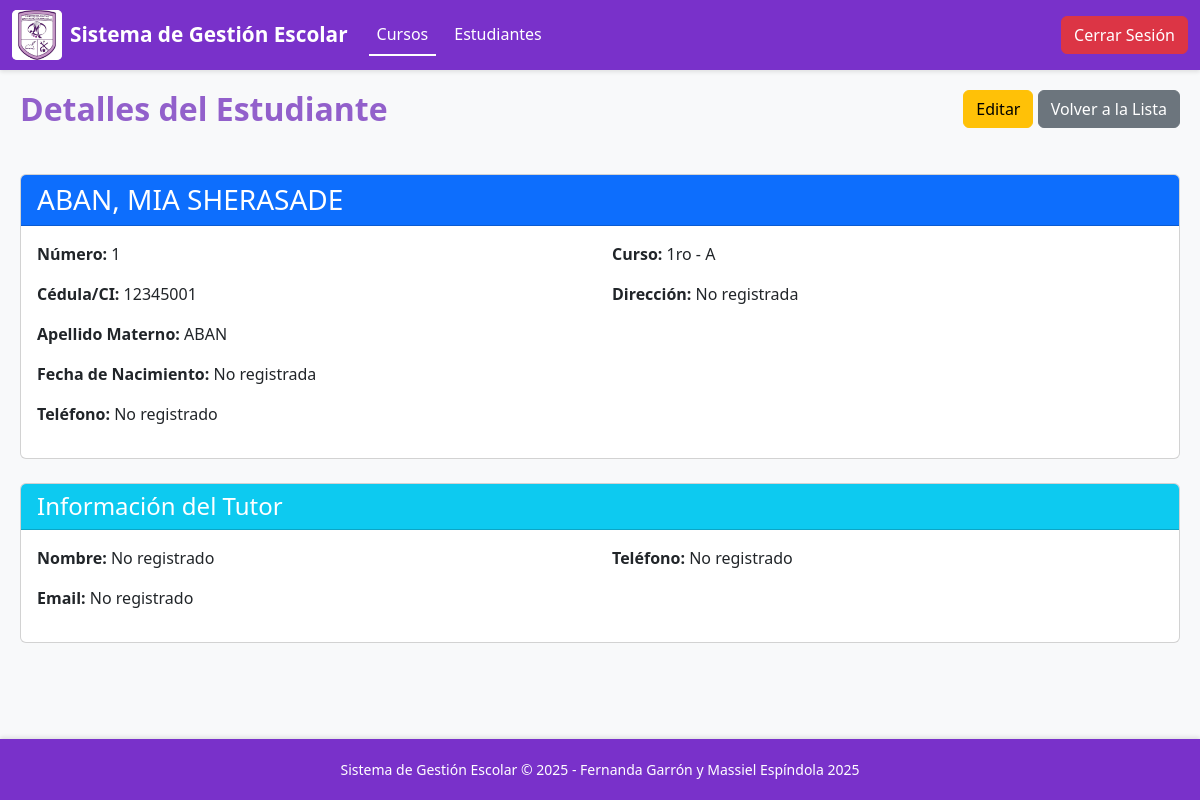
/public/estudiantes/show?id=1 (signed in), run on the app's committed database.
### tables this page shows
CREATE TABLE estudiantes (
    id INT PRIMARY KEY AUTO_INCREMENT,
    numero INT NOT NULL,
    ci VARCHAR(20) UNIQUE NOT NULL,
    nombre VARCHAR(100) NOT NULL,
    apellido_paterno VARCHAR(100) NOT NULL,
    apellido_materno VARCHAR(100) NULL,
    nombre_completo VARCHAR(300) NOT NULL,
    fecha_nacimiento DATE NULL,
    genero ENUM('masculino', 'femenino') NULL,
    direccion TEXT NULL,
    telefono VARCHAR(20) NULL,
    nombre_tutor VARCHAR(200) NULL,
    telefono_tutor VARCHAR(20) NULL,
    email_tutor VARCHAR(100) NULL,
    curso_id INT,
    estado ENUM('activo', 'inactivo') DEFAULT 'activo',
    created_at TIMESTAMP DEFAULT CURRENT_TIMESTAMP,
    updated_at TIMESTAMP DEFAULT CURRENT_TIMESTAMP ON UPDATE CURRENT_TIMESTAMP,
    FOREIGN KEY (curso_id) REFERENCES cursos(id)
);

CREATE TABLE cursos (
    id INT PRIMARY KEY AUTO_INCREMENT,
    grado VARCHAR(10) NOT NULL,
    seccion CHAR(1) NOT NULL,
    descripcion TEXT NULL,
    año_escolar VARCHAR(10) DEFAULT '2025',
    created_at TIMESTAMP DEFAULT CURRENT_TIMESTAMP
);

### app/controllers/EstudianteController.php (called while the page is built, shortened)
<?php
require_once __DIR__ . '/../models/Estudiante.php';
class EstudianteController
{
    private $pdo;
    public function __construct($pdo)
    {
        $this->pdo = $pdo;
    }
    public function show($id)
    {
        $estudianteModel = new Estudiante($this->pdo);
        $estudiante = $estudianteModel->getById($id);
        include __DIR__ . '/../views/estudiantes/show.php';
    }
}

### public/index.php (called while the page is built, shortened)
<?php
$pdo = getPDOConnection();
$router = new Router($pdo);
$path = parse_url($_SERVER['REQUEST_URI'], PHP_URL_PATH);
$router->route($path);

### app/models/Estudiante.php (called while the page is built, shortened)
<?php
class Estudiante
{
    private $pdo;
    private $table = 'estudiantes';
    public function __construct($pdo)
    {
        $this->pdo = $pdo;
    }
    public function getById($id)
    {
        try {
            $id = filter_var($id, FILTER_VALIDATE_INT);
            $query = "SELECT e.*, c.grado, c.seccion FROM {$this->table} e
                      LEFT JOIN cursos c ON e.curso_id = c.id
                      WHERE e.id = ?";
            $stmt = $this->pdo->prepare($query);
            $stmt->execute([$id]);
            return $stmt->fetch(PDO::FETCH_ASSOC);
        } catch (PDOException $e) {
            error_log('Error al obtener estudiante por ID: ' . $e->getMessage());
            return false;
        }
    }
}

### app/views/estudiantes/show.php (the view, shortened to what this page needs)
<!DOCTYPE html>
<html lang="es">
<head>
    <link href="https://cdn.jsdelivr.net/npm/bootstrap@5.3.0-alpha1/dist/css/bootstrap.min.css" rel="stylesheet">
    <link rel="stylesheet" href="<?= URL ?>public/css/navbar.css">
    <link rel="stylesheet" href="<?= URL ?>public/css/style_index.css">
    <link rel="stylesheet" href="<?= URL ?>public/css/footer.css">
</head>
<body>
    <?php include __DIR__ . '/../components/navbar.php'; ?>
    <div class="container">
        <div class="row mb-3">
            <div class="col">
                <h2>Detalles del Estudiante</h2>
            </div>
            <div class="col-auto">
                <a href="<?php echo URL; ?>public/estudiantes/edit?id=<?php echo $estudiante['id']; ?>" class="btn btn-warning">Editar</a>
                <a href="<?php echo URL; ?>public/estudiantes" class="btn btn-secondary">Volver a la Lista</a>
            </div>
        </div>
        <div class="card mb-4">
            <div class="card-header bg-primary text-white">
                <h3 class="card-title mb-0"><?php echo htmlspecialchars($estudiante['apellido_paterno'] . ', ' . $estudiante['nombre']); ?></h3>
            </div>
            <div class="card-body">
                <div class="row">
                    <div class="col-md-6">
                        <p><strong>Número:</strong> <?php echo htmlspecialchars($estudiante['numero'] ?? 'No asignado'); ?></p>
                        <p><strong>Cédula/CI:</strong> <?php echo htmlspecialchars($estudiante['ci'] ?? 'No registrada'); ?></p>
                        <p><strong>Apellido Materno:</strong> <?php echo htmlspecialchars($estudiante['apellido_materno'] ?? 'No registrado'); ?></p>
                        <p><strong>Fecha de Nacimiento:</strong> <?php echo htmlspecialchars($estudiante['fecha_nacimiento'] ?? 'No registrada'); ?></p>
                        <p><strong>Teléfono:</strong> <?php echo htmlspecialchars($estudiante['telefono'] ?? 'No registrado'); ?></p>
                    </div>
                    <div class="col-md-6">
                        <p><strong>Curso:</strong> <?php echo htmlspecialchars($estudiante['grado'] . ' - ' . $estudiante['seccion']); ?></p>
                        <p><strong>Dirección:</strong> <?php echo htmlspecialchars($estudiante['direccion'] ?? 'No registrada'); ?></p>
                    </div>
                </div>
            </div>
        </div>
        <div class="card mb-4">
            <div class="card-header bg-info text-white">
                <h4 class="card-title mb-0">Información del Tutor</h4>
            </div>
            <div class="card-body">
                <div class="row">
                    <div class="col-md-6">
                        <p><strong>Nombre:</strong> <?php echo htmlspecialchars($estudiante['nombre_tutor'] ?? 'No registrado'); ?></p>
                    </div>
                    <div class="col-md-6">
                       <p><strong>Teléfono:</strong> <?php echo htmlspecialchars($estudiante['telefono_tutor'] ?? 'No registrado'); ?></p>
                    </div>
                    <p><strong>Email:</strong> <?php echo htmlspecialchars($estudiante['email_tutor'] ?? 'No registrado'); ?></p>
                </div>
            </div>
        </div>
    </div>
    <?php include __DIR__ . '/../components/footer.php'; ?>
</body>
</html>

### public/css/style_index.css (style rules this page uses)
body { font-family: 'Segoe UI', Arial, sans-serif; margin: 0; padding: 0; background: #f8f9fa; min-height: 100vh; display: flex; flex-direction: column; }
.container { padding: 20px; max-width: 1400px; margin: 0 auto; flex: 1; margin: auto; }
.container h2 { color: #9260cb; margin-bottom: 30px; font-weight: 600; }

### data on the page
estudiantes: apellido_paterno+nombre "ABAN, MIA SHERASADE", numero "1", ci "12345001", apellido_materno "ABAN", fecha_nacimiento "No registrada", telefono "No registrado", curso.seccion "1ro - A", direccion "No registrada", nombre_tutor "No registrado", telefono_tutor "No registrado", email_tutor "No registrado"
